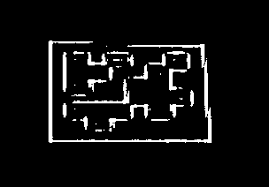
#> input picture scripts/images/aruco3.png, 269 x 187 px; its folder holds 2 pictures in this run
$ python aruco_detect.py
#> lines starting #> are read from the running program, lines starting #| are printed output that depends on the picture
#!/usr/bin/env python

# import the necessary packages
import argparse
import imutils
import cv2
import rospy
import glob

# construct the argument parser and parse the arguments
# ap = argparse.ArgumentParser()
# ap.add_argument("-i", "--image", required=True,
# 	help="path to input image containing ArUCo tag")
# args = vars(ap.parse_args())

images = glob.glob("./images/*.png")

# define names of each possible ArUco tag OpenCV supports

## OPTIMISATION: We can remove options that aren't required
## here, to reduce computational complexity
# ARUCO_DICT = {
# 	"DICT_5X5_1000": cv2.aruco.DICT_5X5_1000
# }

ARUCO_DICT = {
	"DICT_4X4_50": cv2.aruco.DICT_4X4_50,
	"DICT_4X4_100": cv2.aruco.DICT_4X4_100,
	"DICT_4X4_250": cv2.aruco.DICT_4X4_250,
	"DICT_4X4_1000": cv2.aruco.DICT_4X4_1000,
	"DICT_5X5_50": cv2.aruco.DICT_5X5_50,
	"DICT_5X5_100": cv2.aruco.DICT_5X5_100,
	"DICT_5X5_250": cv2.aruco.DICT_5X5_250,
	"DICT_5X5_1000": cv2.aruco.DICT_5X5_1000,
	"DICT_6X6_50": cv2.aruco.DICT_6X6_50,
	"DICT_6X6_100": cv2.aruco.DICT_6X6_100,
	"DICT_6X6_250": cv2.aruco.DICT_6X6_250,
	"DICT_6X6_1000": cv2.aruco.DICT_6X6_1000,
	"DICT_7X7_50": cv2.aruco.DICT_7X7_50,
	"DICT_7X7_100": cv2.aruco.DICT_7X7_100,
	"DICT_7X7_250": cv2.aruco.DICT_7X7_250,
	"DICT_7X7_1000": cv2.aruco.DICT_7X7_1000,
	"DICT_ARUCO_ORIGINAL": cv2.aruco.DICT_ARUCO_ORIGINAL,
	"DICT_APRILTAG_16h5": cv2.aruco.DICT_APRILTAG_16h5,
	"DICT_APRILTAG_25h9": cv2.aruco.DICT_APRILTAG_25h9,
	"DICT_APRILTAG_36h10": cv2.aruco.DICT_APRILTAG_36h10,
	"DICT_APRILTAG_36h11": cv2.aruco.DICT_APRILTAG_36h11
}

# load the input image from disk and resize it
for img in images:
    print("[INFO] loading image...")
    image = cv2.imread(img)
#> image is the input picture: shape (187, 269, 3); min 0, max 255, mean 15.1
    image = imutils.resize(image, width=600)
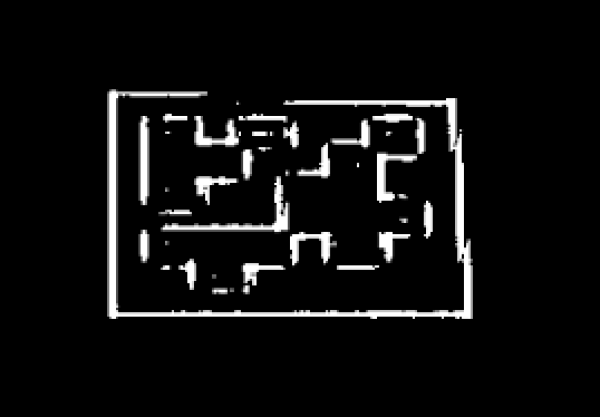
#> image: shape (417, 600, 3); min 0, max 255, mean 15.1

    # loop over the types of ArUco dictionaries
    for (arucoName, arucoDict) in ARUCO_DICT.items():

        # load the ArUCo dictionary, grab the ArUCo parameters, and
        # attempt to detect the markers for the current dictionary
        arucoDict = cv2.aruco.Dictionary_get(arucoDict)
        arucoParams = cv2.aruco.DetectorParameters_create()
        (corners, ids, rejected) = cv2.aruco.detectMarkers(image, arucoDict, parameters=arucoParams)
        # if at least one ArUco marker was detected display the ArUco
        # name to our terminal
        if len(corners) > 0:
            print("Marker ID: {}, Landed".format(ids))
        else:
            print("Marker ID: none, looking for markers")
